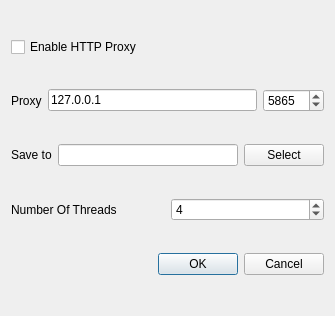
<?xml version="1.0" encoding="UTF-8"?>
<ui version="4.0">
 <class>Dialog</class>
 <widget class="QDialog" name="Dialog">
  <property name="geometry">
   <rect>
    <x>0</x>
    <y>0</y>
    <width>335</width>
    <height>316</height>
   </rect>
  </property>
  <property name="windowTitle">
   <string>YAD - Settings</string>
  </property>
  <layout class="QVBoxLayout" name="verticalLayout">
   <item>
    <widget class="QCheckBox" name="proxyBox">
     <property name="text">
      <string>Enable HTTP Proxy</string>
     </property>
    </widget>
   </item>
   <item>
    <layout class="QHBoxLayout" name="horizontalLayout_3">
     <item>
      <widget class="QLabel" name="label">
       <property name="text">
        <string>Proxy</string>
       </property>
      </widget>
     </item>
     <item>
      <widget class="QLineEdit" name="url">
       <property name="text">
        <string>127.0.0.1</string>
       </property>
       <property name="dragEnabled">
        <bool>true</bool>
       </property>
      </widget>
     </item>
     <item>
      <widget class="QSpinBox" name="spinBox">
       <property name="maximum">
        <number>65565</number>
       </property>
       <property name="value">
        <number>5865</number>
       </property>
      </widget>
     </item>
    </layout>
   </item>
   <item>
    <layout class="QHBoxLayout" name="horizontalLayout_2">
     <item>
      <widget class="QLabel" name="label_3">
       <property name="text">
        <string>Save to</string>
       </property>
      </widget>
     </item>
     <item>
      <widget class="QLineEdit" name="folderPath">
       <property name="readOnly">
        <bool>true</bool>
       </property>
      </widget>
     </item>
     <item>
      <widget class="QPushButton" name="selectButton">
       <property name="text">
        <string>Select</string>
       </property>
      </widget>
     </item>
    </layout>
   </item>
   <item>
    <layout class="QHBoxLayout" name="horizontalLayout">
     <item>
      <widget class="QLabel" name="label_2">
       <property name="text">
        <string>Number Of Threads</string>
       </property>
      </widget>
     </item>
     <item>
      <widget class="QSpinBox" name="threads">
       <property name="minimum">
        <number>1</number>
       </property>
       <property name="maximum">
        <number>200</number>
       </property>
       <property name="value">
        <number>4</number>
       </property>
      </widget>
     </item>
    </layout>
   </item>
   <item>
    <widget class="QDialogButtonBox" name="buttonBox">
     <property name="orientation">
      <enum>Qt::Horizontal</enum>
     </property>
     <property name="standardButtons">
      <set>QDialogButtonBox::Cancel|QDialogButtonBox::Ok</set>
     </property>
     <property name="centerButtons">
      <bool>false</bool>
     </property>
    </widget>
   </item>
  </layout>
 </widget>
 <resources/>
 <connections/>
</ui>
